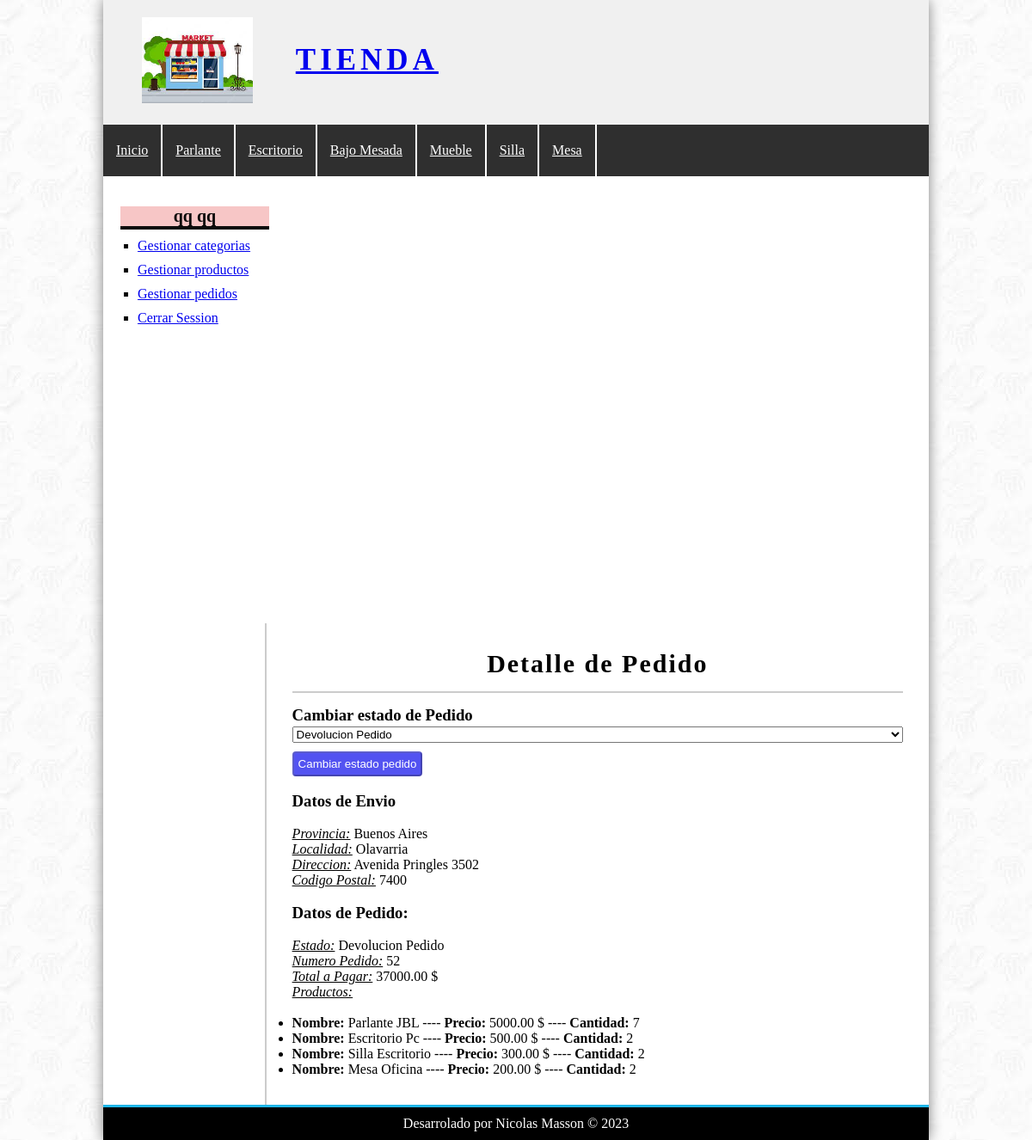
/?controller=pedido&accion=detallePedido&id=52 (signed in), run on the app's committed database.
### tables this page shows
CREATE TABLE `categorias` (
  `id_Categoria` int(11) NOT NULL,
  `nombre` varchar(100) NOT NULL
);

CREATE TABLE `pedidos` (
  `id_Pedido` int(11) NOT NULL,
  `id_Usuario` int(11) NOT NULL,
  `provincia` varchar(100) NOT NULL,
  `localidad` varchar(100) NOT NULL,
  `cp` int(100) NOT NULL,
  `direccion` varchar(100) NOT NULL,
  `costo` float(200,2) NOT NULL,
  `estado` varchar(100) NOT NULL,
  `fecha` date DEFAULT NULL,
  `hora` time DEFAULT NULL
);

CREATE TABLE `pedidos_productos` (
  `id_Pedido_Usuario` int(11) NOT NULL,
  `id_Pedido` int(11) NOT NULL,
  `id_Producto` int(11) NOT NULL,
  `unidades` int(100) NOT NULL
);

CREATE TABLE `productos` (
  `id_Producto` int(11) NOT NULL,
  `id_Categoria` int(11) NOT NULL,
  `nombre` varchar(100) NOT NULL,
  `descripcion` text DEFAULT NULL,
  `precio` float(100,2) NOT NULL,
  `stock` int(100) NOT NULL,
  `fecha` date NOT NULL,
  `imagen` varchar(100) NOT NULL
);

### config/bd.php (called while the page is built)
<?php
class Database{
    public static function conectar(){
        $bd=new mysqli('localhost','root','','tienda');
        $bd->query("SET NAMES 'utf8'");
        return $bd;
    }
}
?>

### helper/utilidades.php (called while the page is built, shortened)
<?php
class utilidades
{
	public static function mostrarCategorias()
	{
		require_once 'models/categoria.php';
		$categoria = new Categoria();
		$categorias = $categoria->getCategorias();
		return $categorias;
	}
}

### models/categoria.php (called while the page is built, shortened)
<?php
require_once 'config/bd.php';
class Categoria
{
	private $bd;
	public function __construct()
	{
		$this->bd = Database::conectar();
	}
	public function getCategorias()
	{
		$getCategorias = $this->bd->query("SELECT * FROM categorias ORDER BY id_Categoria desc");
		return $getCategorias;
	}
}
?>

### models/pedido.php (called while the page is built, shortened)
<?php
require_once 'config/bd.php';
class Pedido
{
	private $id_Pedido;
	private $bd;
	public function __construct()
	{
		$this->bd = Database::conectar();
	}
	public function getId_Pedido()
	{
		return $this->id_Pedido;
	}
	public function setId_Pedido($id_Pedido)
	{
		$this->id_Pedido = $id_Pedido;
	}
	public function getPedido()
	{
		$getPedido = $this->bd->query("SELECT * FROM pedidos WHERE id_Pedido={$this->getId_Pedido()}");
		return $getPedido->fetch_object();
	}
	public function getPedidoProductos($IdPedido)
	{
		$sql = "SELECT pr.*, pp.unidades FROM productos as pr INNER JOIN pedidos_productos as pp ON pr.id_Producto=pp.id_Producto where pp.id_Pedido={$IdPedido}";
		$getPedidoProductos = $this->bd->query($sql);
		return $getPedidoProductos;
	}
}
?>

### views/pedido/detallePedido.php (the view, shortened to what this page needs)
<h1>Detalle de Pedido</h1>
<?php if (isset($pedido)) { ?>
    <?php if ($_SESSION['rol'] == "administrador") { ?>
        <h3>Cambiar estado de Pedido</h3>
        <form action="<?= base_url ?>?controller=pedido&accion=estadoPedido" method="POST">
            <select name="estadoPedido">
                <?php
                if ($pedido->estado == "Devolucion Pedido") {
                    ?>
                    <option value="Devolucion Pedido" <?= $pedido->estado == "Devolucion Pedido" ? 'selected' : '' ?> disabled>
                        Devolucion Pedido
                    </option>
                    <?php
                }
                ?>
            </select>
            <input type="submit" <?php if ($pedido->estado == "Devolucion Pedido") { ?> disabled <?php
            } else {
            } ?> enabled
                value="Cambiar estado pedido" />
        </form>
    <?php }
    ; ?>
    <h3>Datos de Envio</h3>
    <em><u>Provincia:</u></em>
    <?= $pedido->provincia ?> </br>
    <em><u>Localidad:</u></em>
    <?= $pedido->localidad ?> </br>
    <em><u>Direccion:</u></em>
    <?= $pedido->direccion ?> </br>
    <em><u>Codigo Postal:</u></em>
    <?= $pedido->cp ?> </br>
    <h3>Datos de Pedido:</h3>
    <em><u>Estado:</u></em>
    <?= $pedido->estado ?>
    <em><u> Numero Pedido:</u></em>
    <?= $pedido->id_Pedido ?> <br />
    <em><u>Total a Pagar:</u></em>
    <?= $pedido->costo ?> $ <br />
    <u><em> Productos:</u></em>
    <?php while ($producto = $Productos->fetch_object()) {
        ?>
        <ul>
            <li>
                <b>Nombre:</b>
                <?= $producto->nombre ?> ----
                <b>Precio:</b>
                <?= $producto->precio ?> $ ----
                <b>Cantidad:</b>
                <?= $producto->unidades ?>
            </li>
        </ul>
    <?php }
}
; ?>

### views/layout/header.php (shortened to what this page needs)
<!DOCTYPE HTML>
<html lang="es">
<head>
    <link rel="stylesheet" href="<?= base_url ?>css/styles.css" />
</head>
<body>
    <div id="contenedor">
        <header id="header">
            <div id="imagen">
                <img src="<?= base_url ?>img/tienda.jpg" alt="Imagen Tienda">
                <a href="index.php">Tienda</a>
            </div>
        </header>
        <?php
        require_once 'helper/utilidades.php';
        $categorias = utilidades::mostrarCategorias(); ?>
        <nav id="menu">
            <ul>
                <li>
                    <a href="<?= base_url ?>index.php">Inicio</a>
                </li>
                <?php while ($cate = $categorias->fetch_object()): ?>
                    <li>
                        <a href="<?= base_url ?>?controller=categoria&accion=ver&id=<?= $cate->id_Categoria ?>"><?= $cate->nombre ?></a>
                    </li>
                <?php endwhile; ?>
            </ul>
        </nav>

### css/styles.css (style rules this page uses)
* { padding: 0px; margin: 0px; }
body { background: url(../img/Fondo.jpg); }
#header { height: 145px; background-color: #F0F0F0; }
#contenedor { width: 80%; margin: 0px auto; box-shadow: 0px 0px 15px gray; background-color: white; }
#imagen { padding: 20px; margin-left: 25px; float: left; }
#imagen img { float: left; height: 100px; }
#imagen a { float: left; font-size: 35px; letter-spacing: 5px; text-transform: uppercase; font-weight: bold; margin-top: 30px; margin-left: 50px; }
#menu { clear: both; background: #2f2f2f; color: gray; height: 60px; }
#menu a { display: block; color: white; padding-left: 15px; padding-right: 15px; }
#menu ul { list-style: none; text-decoration: none; margin: 0px auto; }
#menu ul li { line-height: 60px; float: left; border-right: 2px solid #fefefe; }
input[type="text"], input[type="password"], input[type="email"], select { display: block; width: 100%; margin-top: 2px; margin-bottom: 2px; }
input[type="button"], input[type="submit"], button, .button { display: block; margin-top: 10px; border-radius: 4px; width: auto; padding: 5px; color: white; background: rgb(83, 83, 241); }
#central h1 { font-size: 30px; font-weight: bold; letter-spacing: 2px; text-align: center; border-bottom: 2px solid #ccc; margin-bottom: 15px; padding-bottom: 15px; }

### data on the page
categorias: nombre "Parlante"
categorias: nombre "Escritorio"
categorias: nombre "Bajo Mesada"
categorias: nombre "Mueble"
categorias: nombre "Silla"
categorias: nombre "Mesa"
pedidos: estadoPedido "Devolucion Pedido", estado "Cambiar estado pedido", provincia "Buenos Aires", localidad "Olavarria", direccion "Avenida Pringles 3502", cp "7400", estado "Devolucion Pedido", id_Pedido "52", costo "37000.00"
pedidos_productos: id_Producto.nombre "Parlante JBL", id_Producto.precio "5000.00", unidades "7"
pedidos_productos: id_Producto.nombre "Escritorio Pc", id_Producto.precio "500.00", unidades "2"
pedidos_productos: id_Producto.nombre "Silla Escritorio", id_Producto.precio "300.00", unidades "2"
pedidos_productos: id_Producto.nombre "Mesa Oficina", id_Producto.precio "200.00", unidades "2"

### other printed values
$_SESSION['identificacion']->nombre "qq"
$_SESSION['identificacion']->apellido "qq"
